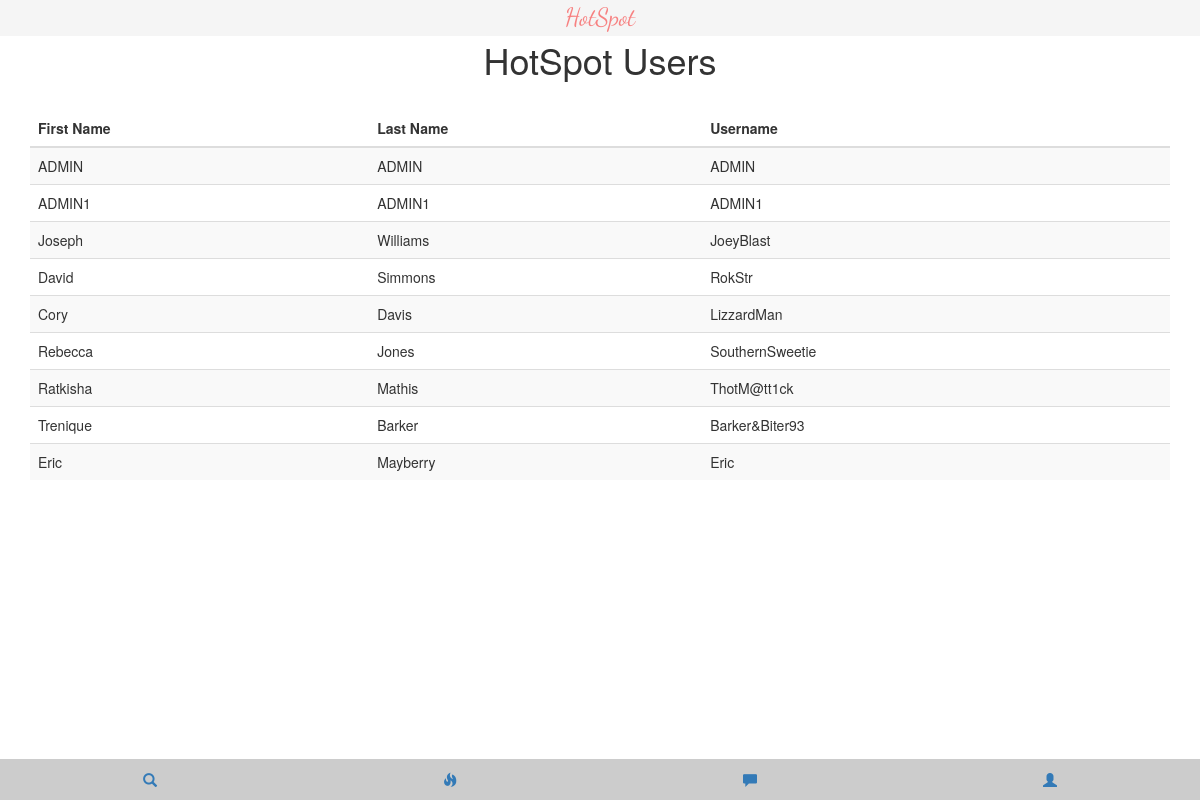
The app's page /usertable.php, older data.
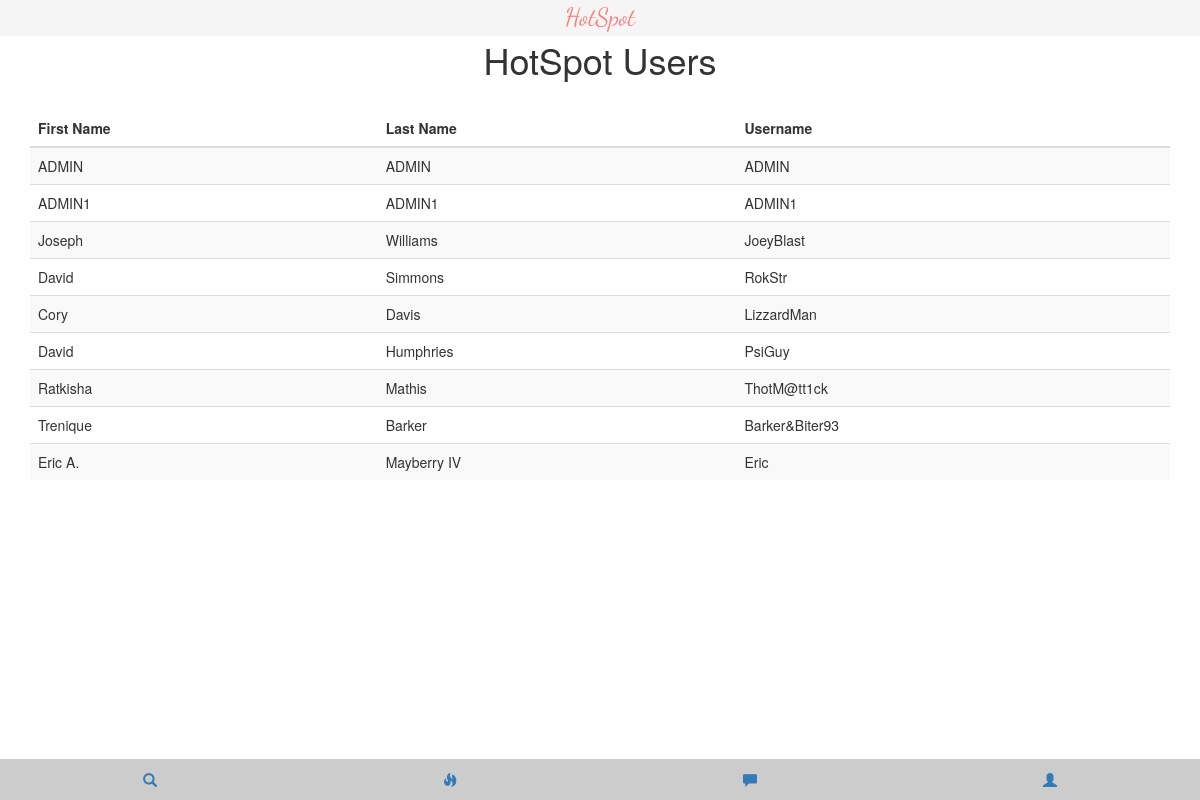
The same page, newer data.
### tables this page shows
CREATE TABLE `user` (
  `U_ID` int(7) NOT NULL,
  `U_ACCT_TYPE` char(1) NOT NULL,
  `U_USERNAME` char(255) NOT NULL,
  `U_F_NAME` char(255) NOT NULL,
  `U_L_NAME` char(255) NOT NULL,
  `U_DOB` date NOT NULL,
  `U_HOME_LAT_DEG` int(2) NOT NULL,
  `U_HOME_LAT_MIN` int(2) NOT NULL,
  `U_HOME_LAT_SEC` int(2) NOT NULL,
  `U_HOME_LONG_DEG` int(2) NOT NULL,
  `U_HOME_LONG_MIN` int(2) NOT NULL,
  `U_HOME_LONG_SEC` int(2) NOT NULL,
  `U_SCHOOL` char(255) DEFAULT NULL,
  `U_PHONE` bigint(20) DEFAULT NULL,
  `U_IMAGE` blob
);

### usertable.php (the view, shortened to what this page needs)
<!DOCTYPE html>
<html lang="en">
  <head>
    <link rel="stylesheet" type="text/css" href="css/template.css">
    <link rel="stylesheet" type="text/css" href="css/bootstrap-theme.min.css">
  </head>
  <body>
    <div class="container">
      <?php include("header.php"); ?>
      <br style="line-height:38px;" />
      <h1 class="text-center">HotSpot Users</h1><br/>
      <table class="table table-striped">
        <thead>
          <tr><th>First Name</th><th>Last Name</th><th>Username</th>
          </tr>
        </thead>
        <tbody>
          <?php
          include("connection.php");
          $conn = new mysqli($servername, $username, $password, $db);
          $sql = "SELECT U_F_NAME, U_L_NAME, U_USERNAME FROM USER";
          $result = $conn->query($sql);
          if ($result->num_rows > 0) {
              while($row = $result->fetch_assoc()) {
                  echo "<tr><td>".$row["U_F_NAME"]."</td><td>".$row["U_L_NAME"].
                  "</td><td>".$row["U_USERNAME"]."</td></tr>";
              }
          } else {
              echo "0 results";
          }
          ?>
        </tbody>
      </table>
    </div>
    <?php include("nav.php"); ?>
  </body>
</html>

### header.php (shortened to what this page needs)
<!DOCTYPE html>
<html lang="en">
  <head>
    <link rel="stylesheet" type="text/css" href="css/header.css">
  </head>
  <body>
    <ol class="breadcrumb navbar-fixed-top text-center">
      <li><a href="list.php">HotSpot</a></li>
    </ol>
  </body>
</html>

### nav.php (shortened to what this page needs)
<!DOCTYPE html>
<html lang="en">
  <head>
  </head>
  <body>
    <ul class="nav nav-tabs nav-justified">
      <li role="presentation" data-toggle="modal" data-target="#modal-1">
        <a href="#"><span class="glyphicon glyphicon-search" aria-hidden="true">
        </span></a>
      </li>
      <li role="presentation"><a href="fire.php"><span class="glyphicon
      glyphicon-fire" aria-hidden="true"></span></a></li>
      <li role="presentation"><a href="message.php"><span class="glyphicon
      glyphicon-comment" aria-hidden="true"></span></a></li>
      <li role="presentation">
        <a href="myprofile.php">
          <span class="glyphicon glyphicon-user" aria-hidden="true">
          </span>
        </a>
      </li>
    </ul>
  </body>
</html>

### css/header.css (style rules this page uses)
.breadcrumb > li > a { display: inline-block; font-size: 25px !important; font-family: 'Dancing Script', cursive !important; text-decoration: none; color: #F78181; }
.breadcrumb { padding-top: 0 !important; padding-bottom: 0 !important; }

Row changes from the older to the newer data that the page shows:
changed user: U_F_NAME "Rebecca" → "David"; U_L_NAME "Jones" → "Humphries"; U_USERNAME "SouthernSweetie" → "PsiGuy"
changed user "Eric": U_F_NAME "Eric" → "Eric A."; U_L_NAME "Mayberry" → "Mayberry IV"
